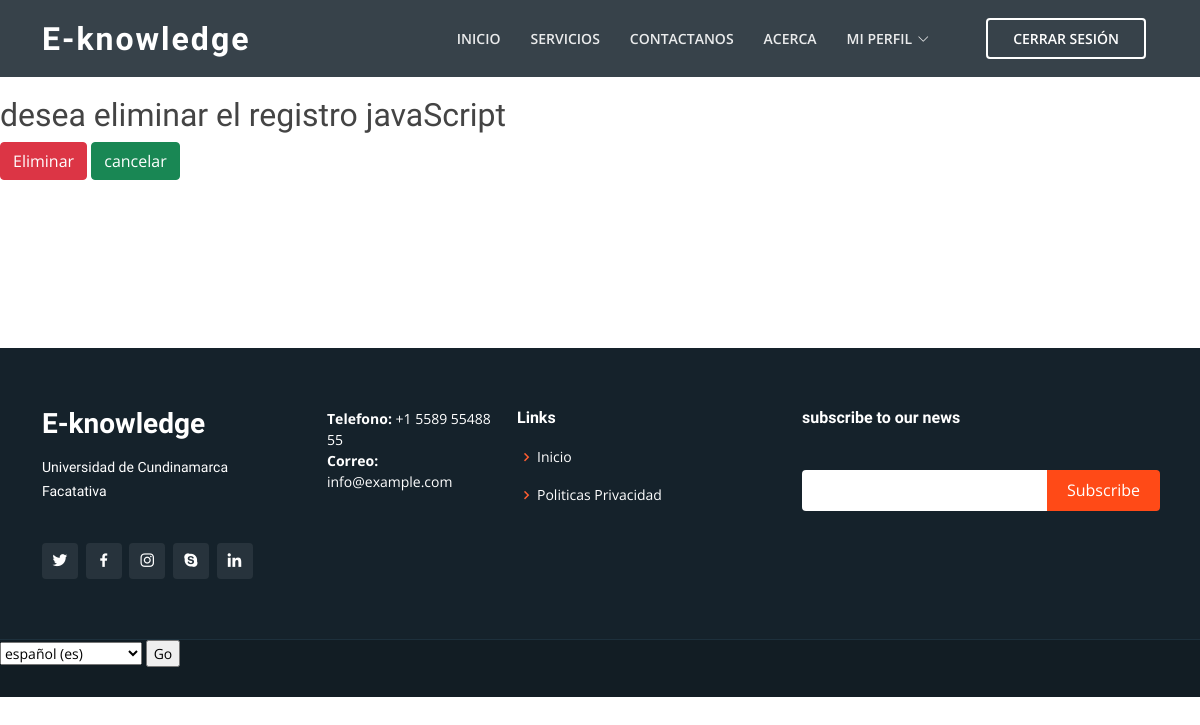
The app's page /post/eliminar/2 (signed in), older data.
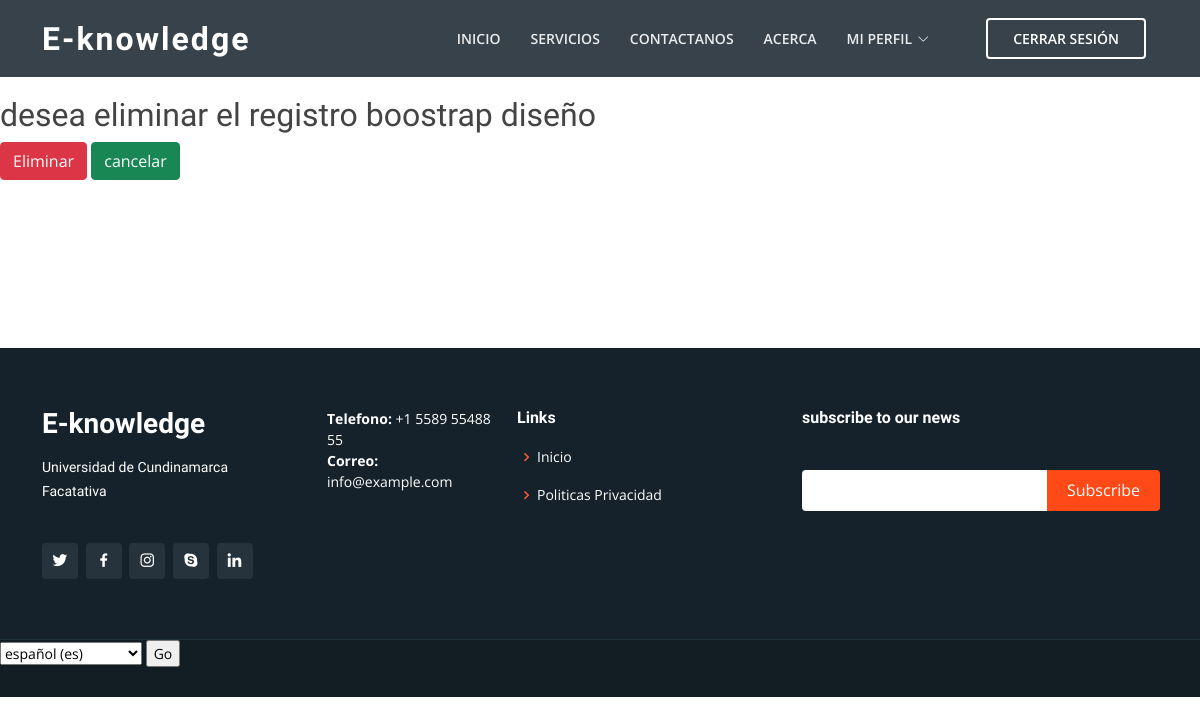
The same page, newer data.
### publicacionesApp/models.py (models this page shows, shortened)
class Post (models.Model):
    titulo = models.CharField(max_length=100)
    slug= models.CharField(max_length=100)
    descripcion = models.CharField(max_length=100)
    content = RichTextField(default=None)
    imagen = models.ImageField('Imagen de post', max_length=200,blank = True,null = True)
    autor= models.ForeignKey(Autor,on_delete=models.CASCADE)
    categoria= models.ForeignKey(Categoria,on_delete=models.CASCADE)
    precio=models.FloatField()
    disponibilidad=models.BooleanField(default=True)
    estado = models.BooleanField('Publicado/No publicado',default=True)
    created = models.DateTimeField(auto_now_add=True)
    class Meta:
        verbose_name = ('Post')
        verbose_name_plural = ('Posts')

### publicacionesApp/views.py (the view)
# urls.py: path('eliminar/<int:id>',login_required(eliminarPost),name='eliminar-post'),
def eliminarPost (request,id):
    posts=Post.objects.get(id=id)
    if request.method=='POST':
        posts.delete()
        return redirect('blog:listar-post')
    return render(request,'publications/eliminarPost.html',{'post':posts})

### publicacionesApp/templates/publications/eliminarPost.html (shortened to what this page needs)
{% extends 'inicio/index.html' %}
{% load static %}
{% block body %}
<br>
<br>
<br>
<br>
       <form method="POST" >
        <h2>desea eliminar el registro  {{ post.titulo }}</h2>
        <button class="btn btn-danger" type="submit">Eliminar</button>
        <a class="btn btn-success" href="{% url 'blog:listar-post' %}">cancelar</a>
    </form>
    <br>
<br>
<br>
<br>
<br>
<br>
<br>
{% endblock %}

### principalApp/templates/inicio/index.html (shortened to what this page needs)
{% load static %}
{% load i18n %}
<!DOCTYPE html>
  <head>
    <link href="{% static 'assets/vendor/aos/aos.css' %}" rel="stylesheet" />
    <link
      href="{% static 'assets/vendor/bootstrap/css/bootstrap.min.css' %}"
      rel="stylesheet"
    />
    <link
      href="{% static 'assets/vendor/bootstrap-icons/bootstrap-icons.css' %}"
      rel="stylesheet"
    />
    <link
      href="{% static 'assets/vendor/boxicons/css/boxicons.min.css' %}"
      rel="stylesheet"
    />
    <link
      href="{% static 'assets/vendor/boxicons/css/boxicons.css' %}"
      rel="stylesheet"
    />
    <link
      href="{% static 'assets/vendor/boxicons/css/transformations.css' %}"
      rel="stylesheet"
    />
    <link
      href="{% static 'assets/vendor/boxicons/css/animations.css' %}"
      rel="stylesheet"
    />
    <link
      href="{% static 'assets/vendor/glightbox/css/glightbox.min.css' %}"
      rel="stylesheet"
    />
    <link
      href="{% static 'assets/vendor/remixicon/remixicon.css' %}"
      rel="stylesheet"
    />
    <link
      href="{% static 'assets/vendor/swiper/swiper-bundle.min.css' %}"
      rel="stylesheet"
    />
    <link href="{% static 'assets/css/style.css' %}" rel="stylesheet" />
  </head>
  <body>
    <header id="header" class="fixed-top header-inner-pages">
      <div class="container d-flex align-items-center justify-content-between">
        <h1 class="logo"><a href="{% url 'inicio:index-principal' %}">E-knowledge</a></h1>
        <nav id="navbar" class="navbar">
          <ul>
            <li><a class="nav-link scrollto" href="{% url 'inicio:index-principal' %}">{% trans 'Inicio' %}</a>
            <li><a class="nav-link scrollto" href="{% url 'blog:general-post' %}">{% trans 'Servicios' %}</a></li>
            <li><a class="nav-link scrollto" href="{% url 'contactanos:contacto-all'%}">{% trans 'Contactanos' %}</a></li>
            <li><a class="nav-link scrollto" href="{% url 'contactanos:acerca-all'%}">{% trans 'Acerca' %}</a></li>
            {% if request.user.is_authenticated %}
            <li class="dropdown">
              <a href="#"
                ><span>{% trans 'Mi Perfil' %}</span> <i class="bi bi-chevron-down"></i
              ></a>
            </li>
            {% endif %}
            {% if request.user.is_authenticated %}
            <li>
              <a class="getstarted scrollto" href="{% url 'logout' %}">{% trans 'Cerrar sesión' %}</a>
            </li>
            {% else %}
            <li>
              <a class="getstarted scrollto" href="{% url 'login' %}">{% trans 'Inicia sesión' %}</a>
            </li>
            {% endif %}
          </ul>
        </nav>
      </div>
    </header>
    <main id="main">
      {% block body %}{% endblock body %}
    </main>
    <footer id="footer">
      <div class="footer-top">
        <div class="container">
          <div class="row">
            <div class="col-lg-3 col-md-6">
              <div class="footer-info">
                <h3>E-knowledge</h3>
                <p>
                  {% trans 'Universidad de Cundinamarca' %} <br />
                  {% trans 'Facatativa' %}<br /><br />
                </p>
                <div class="social-links mt-3">
                  <a href="#" class="twitter"><i class="bx bxl-twitter"></i></a>
                  <a href="#" class="facebook"
                    ><i class="bx bxl-facebook"></i
                  ></a>
                  <a href="#" class="instagram"
                    ><i class="bx bxl-instagram"></i
                  ></a>
                  <a href="#" class="google-plus"
                    ><i class="bx bxl-skype"></i
                  ></a>
                  <a href="#" class="linkedin"
                    ><i class="bx bxl-linkedin"></i
                  ></a>
                </div>
              </div>
            </div>
            <div class="col-lg-2 col-md-6 footer-links">
              <p>
                <strong>{% trans 'Telefono:' %}</strong> +1 5589 55488 55<br />
                <strong>{% trans 'Correo:' %}</strong> info@example.com<br />
              </p>
            </div>
            <div class="col-lg-3 col-md-6 footer-links">
              <h4>Links</h4>
              <ul>
                <li>
                  <i class="bx bx-chevron-right"></i> <a href="#">{% trans 'Inicio' %}</a>
                </li>
                <li>
                  <i class="bx bx-chevron-right"></i>
                  <a href="#">{% trans 'Politicas Privacidad' %}</a>
                </li>
              </ul>
            </div>
            <div class="col-lg-4 col-md-6 footer-newsletter">
              <h4>subscribe to our news</h4>
              <form action="" >
                <input type="email" name="email" /><input
                  type="submit"
                  value="Subscribe"
                />
              </form>
            </div>
          </div>
        </div>
      </div>
<form action="{% url 'set_language' %}" method="post">{% csrf_token %}
  <select name="language">
      {% get_current_language as LANGUAGE_CODE %}
      {% get_available_languages as LANGUAGES %}
      {% get_language_info_list for LANGUAGES as languages %}
      {% for language in languages %}
          <option value="{{ language.code }}"{% if language.code == LANGUAGE_CODE %} selected{% endif %}>
              {{ language.name_local }} ({{ language.code }})
          </option>
      {% endfor %}
  </select>
  <input type="submit" value="Go" />
</form>
    </footer>
  </body>
</html>

### static/assets/css/style.css (style rules this page uses)
body { font-family: "Open Sans", sans-serif; color: #444444; }
a { color: #ff4a17; text-decoration: none; }
h1, h2, h3, h4, h5, h6 { font-family: "Raleway", sans-serif; }
#header { transition: all 0.5s; z-index: 997; padding: 20px 0; }
#header.header-scrolled, #header.header-inner-pages { background: rgba(21, 34, 43, 0.85); padding: 10px 0; }
#header .logo { font-size: 32px; margin: 0; padding: 0; line-height: 1; font-weight: 700; letter-spacing: 2px; }
#header .logo a { color: #fff; }
.navbar { padding: 0; }
.navbar ul { margin: 0; padding: 0; display: flex; list-style: none; align-items: center; }
.navbar li { position: relative; }
.navbar > ul > li { white-space: nowrap; padding: 8px 12px; }
.navbar a, .navbar a:focus { display: flex; align-items: center; position: relative; justify-content: space-between; padding: 0 3px; font-size: 14px; text-transform: uppercase; font-weight: 600; color: rgba(255, 255, 255, 0.9); white-space: nowrap; transition: 0.3s; }
.navbar a i, .navbar a:focus i { font-size: 12px; line-height: 0; margin-left: 5px; }
.navbar > ul > li > a:before { content: ""; position: absolute; width: 100%; height: 2px; bottom: -6px; left: 0; background-color: #ff4a17; visibility: hidden; width: 0px; transition: all 0.3s ease-in-out 0s; }
.navbar .getstarted, .navbar .getstarted:focus { padding: 8px 25px; margin-left: 30px; border-radius: 4px; color: #fff; border: 2px solid #fff; }
.navbar > ul > li > .getstarted:before { visibility: hidden; }
#footer { background: #121d24; padding: 0 0 30px 0; color: #fff; font-size: 14px; }
#footer .footer-top { background: #15222b; border-bottom: 1px solid #1d303c; padding: 60px 0 30px 0; }
#footer .footer-top .footer-info { margin-bottom: 30px; }
#footer .footer-top .footer-info h3 { font-size: 28px; margin: 0 0 15px 0; padding: 2px 0 2px 0; line-height: 1; font-weight: 700; }
#footer .footer-top .footer-info p { font-size: 14px; line-height: 24px; margin-bottom: 0; font-family: "Raleway", sans-serif; color: #fff; }
#footer .footer-top .social-links a { font-size: 18px; display: inline-block; background: rgba(255, 255, 255, 0.08); color: #fff; line-height: 1; padding: 8px 0; margin-right: 4px; border-radius: 4px; text-align: center; width: 36px; height: 36px; transition: 0.3s; }
#footer .footer-top h4 { font-size: 16px; font-weight: 600; color: #fff; position: relative; padding-bottom: 12px; }
#footer .footer-top .footer-links { margin-bottom: 30px; }
#footer .footer-top .footer-links ul { list-style: none; padding: 0; margin: 0; }
#footer .footer-top .footer-links ul i { padding-right: 2px; color: #ff5e31; font-size: 18px; line-height: 1; }
#footer .footer-top .footer-links ul li { padding: 10px 0; display: flex; align-items: center; }
#footer .footer-top .footer-links ul li:first-child { padding-top: 0; }
#footer .footer-top .footer-links ul a { color: #fff; transition: 0.3s; display: inline-block; line-height: 1; }
#footer .footer-top .footer-newsletter form { margin-top: 30px; background: #fff; padding: 6px 10px; position: relative; border-radius: 4px; }
#footer .footer-top .footer-newsletter form input[type=email] { border: 0; padding: 4px; width: calc(100% - 110px); }
#footer .footer-top .footer-newsletter form input[type=submit] { position: absolute; top: 0; right: -2px; bottom: 0; border: 0; background: none; font-size: 16px; padding: 0 20px; background: #ff4a17; color: #fff; transition: 0.3s; border-radius: 0 4px 4px 0; }

Row changes from the older to the newer data that the page shows:
changed Post: titulo "javaScript" → "boostrap diseño"
